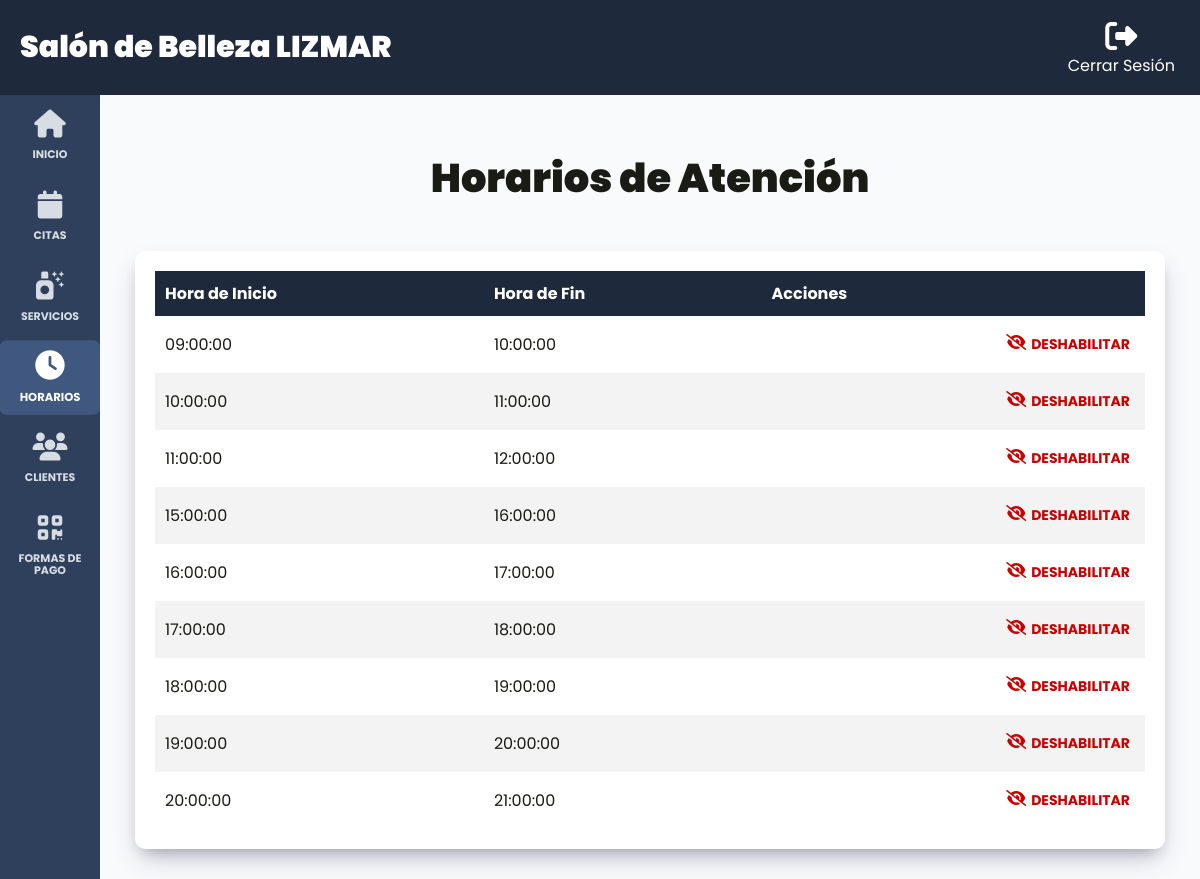
The app's page /admin/horarios (signed in) with its own data.
### tables this page shows
CREATE TABLE `horarios` (
  `id` int NOT NULL AUTO_INCREMENT,
  `horaInicio` time DEFAULT NULL,
  `horaFin` time DEFAULT NULL,
  `estado` tinyint DEFAULT NULL,
  PRIMARY KEY (`id`)
);

### controllers/HorariosController.php (called while the page is built, shortened)
<?php
class HorariosController {
    public static function index(Router $router) {
        $horarios = Horario::all();
        $router->render('admin/horarios/index', [
            'horarios' => $horarios
        ]);
    }
}

### public/index.php (called while the page is built, shortened)
<?php
$router = new Router();
$router->get('/', [LoginController::class, 'login']);
$router->post('/', [LoginController::class, 'login']);
$router->get('/logout', [LoginController::class, 'logout']);
$router->get('/forgot-password', [LoginController::class, 'forgotPassword']);
$router->post('/forgot-password', [LoginController::class, 'forgotPassword']);
$router->get('/reset-password', [LoginController::class, 'resetPassword']);
$router->post('/reset-password', [LoginController::class, 'resetPassword']);
$router->get('/create-account', [LoginController::class, 'createAccount']);
$router->post('/create-account', [LoginController::class, 'createAccount']);
$router->get('/confirm-account', [LoginController::class, 'confirmAccount']);
$router->get('/message', [LoginController::class, 'message']);
$router->get('/cita', [CitaController::class, 'index']);
$router->get('/historial', [CitasController::class, 'showHistorial']);
$router->get('/api/servicios', [APIController::class, 'index']);
$router->get('/api/horarios', [APIController::class, 'showHorarios']);
$router->post('/api/horarios/estado', [APIController::class, 'cambiarEstadoHorarios']);
$router->post('/api/citas', [APIController::class, 'create']);
$router->get('/admin/dashboard', [DashboardController::class, 'index']);
$router->get('/admin/citas', [CitasController::class, 'index']);
$router->get('/admin/clientes', [ClientesController::class, 'index']);
$router->get('/admin/horarios', [HorariosController::class, 'index']);
$router->get('/admin/formas_pagos', [FormasPagosController::class, 'index']);
$router->get('/admin/formas_pagos/actualizar_qr', [FormasPagosController::class, 'update']);
$router->post('/admin/formas_pagos/actualizar_qr', [FormasPagosController::class, 'update']);
$router->get('/admin/servicios', [ServiciosController::class, 'index']);
$router->get('/admin/servicios/crear', [ServiciosController::class, 'create']);
$router->post('/admin/servicios/crear', [ServiciosController::class, 'create']);
$router->get('/admin/servicios/editar', [ServiciosController::class, 'update']);
$router->post('/admin/servicios/editar', [ServiciosController::class, 'update']);
$router->post('/admin/servicios/eliminar', [ServiciosController::class, 'delete']);
$router->comprobarRutas();

### models/ActiveRecord.php (called while the page is built, shortened)
<?php
class ActiveRecord {
    protected static $db;
    protected static $tabla = '';
    public static function setDB($database) {
        self::$db = $database;
    }
    public static function consultarSQL($query) {
        $resultado = self::$db->query($query);
        $array = [];
        while ($registro = $resultado->fetch_assoc()) {
            $array[] = static::crearObjeto($registro);
        }
        return $array;
    }
    protected static function crearObjeto($registro) {
        $objeto = new static;
        foreach ($registro as $key => $value) {
            if (property_exists($objeto, $key)) {
                $objeto->$key = $value;
            }
        }
        return $objeto;
    }
    public static function all() {
        $query = "SELECT * FROM " . static::$tabla;
        $resultado = self::consultarSQL($query);
        return $resultado;
    }
}

### views/admin/horarios/index.php (the view)
<h1 class="nombre-pagina">Horarios de Atención</h1>
<div class="dashboard__contenedor">
    <?php if (!empty($horarios)): ?>
        <table class="table" id="myTable">
            <thead class="table__thead">
                <tr>
                    <th scope="col" class="table__th">Hora de Inicio</th>
                    <th scope="col" class="table__th">Hora de Fin</th>
                    <th scope="col" class="table__th">Acciones</th>
                </tr>
            </thead>
            <tbody class="table__tbody">
                <?php foreach ($horarios as $horario): ?>
                    <tr class="table__tr">
                        <td class="table__td">
                            <?php echo $horario->horaInicio; ?>
                        </td>
                        <td class="table__td">
                            <?php echo $horario->horaFin; ?>
                        </td>
                        <td class="table__td--acciones">
                            <button type="button" class="table__accion btn-toggle-estado <?php echo $horario->estado ? 'table__accion--deshabilitar' : 'table__accion--habilitar'; ?>" data-id="<?php echo $horario->id; ?>" data-estado="<?php echo $horario->estado; ?>">
                                <i class="fa-solid <?php echo $horario->estado ? 'fa-eye-slash' : 'fa-eye' ?>"></i>
                                <?php echo $horario->estado ? 'Deshabilitar' : 'Habilitar'; ?>
                            </button>
                        </td>
                    </tr>
                <?php endforeach; ?>
            </tbody>
        </table>
    <?php else: ?>
        <p class="text-center">No hay servicios registrados</p>
    <?php endif; ?>
</div>

### public/build/css/app.css (style rules this page uses)
html { line-height:1.15;-webkit-text-size-adjust:100% }
body { margin:0 }
h1 { font-size:2em;margin:.67em 0 }
button,input,optgroup,select,textarea { font-family:inherit;font-size:100%;line-height:1.15;margin:0 }
button,input { overflow:visible }
button,select { text-transform:none }
button,[type=button],[type=reset],[type=submit] { appearance:button }
html { font-size:62.5%;box-sizing:border-box;height:100% }
body { min-height:100%;display:flex;flex-direction:column;background-color:rgb(38.595505618,52.7471910112,75.904494382);font-family:"Poppins",sans-serif;font-size:1.6rem }
@media (min-width: 768px) { body { height:100% } }
.body-admin { color:#1a1b15 }
*,*:before,*:after { box-sizing:inherit }
h1,h2,h3 { font-family:"Poppins",sans-serif;margin:0 0 2.5rem 0;font-weight:900;color:#fff;text-align:center }
h1 { font-size:4rem }
.nombre-pagina { text-align:center;margin:5rem 0;font-weight:700 }
.body-admin h1,.body-admin h2,.body-admin h3 { color:#1a1b15;font-weight:900 }
.fa,.fa-solid,.fa-regular,.fa-light,.fa-thin,.fa-duotone,.fa-brands,.fas,.far,.fal,.fat,.fad,.fab { font-size:1.6rem !important }
.dashboard { height:100vh;display:flex;flex-direction:column;background-color:#f8fafc }
.dashboard__contenedor,.dashboard__formulario { box-shadow:rgba(50,50,93,.25) 0px 13px 27px -5px,rgba(0,0,0,.3) 0px 8px 16px -8px;background-color:#fff;padding:2rem;border-radius:1rem }
.table { width:100%;border-collapse:collapse }
.table__thead { background-color:#1e293b;color:#fff }
.table__th { padding:1rem;text-align:left }
.table__tr:nth-of-type(even) { background-color:hsl(0,0%,95.4121381168%) }
.table__td,.table__td--acciones { padding:1.5rem 1rem }
.table__td--acciones { display:flex;flex-direction:column;justify-content:center;gap:1rem;align-items:center }
@media (min-width: 768px) { .table__td--acciones { flex-direction:row;justify-content:flex-end;gap:2.5rem } }
.table__accion { all:unset;text-transform:uppercase;font-size:1.4rem;font-weight:700;padding:.3rem .5rem;display:flex;gap:.5rem }
.table__accion--deshabilitar { color:#cb0000 }

### records on screen
horarios: horaInicio "09:00:00", horaFin "10:00:00", estado 1 (drawn)
horarios: horaInicio "10:00:00", horaFin "11:00:00", estado 1 (drawn)
horarios: horaInicio "11:00:00", horaFin "12:00:00", estado 1 (drawn)
horarios: horaInicio "15:00:00", horaFin "16:00:00", estado 1 (drawn)
horarios: horaInicio "16:00:00", horaFin "17:00:00", estado 1 (drawn)
horarios: horaInicio "17:00:00", horaFin "18:00:00", estado 1 (drawn)
horarios: horaInicio "18:00:00", horaFin "19:00:00", estado 1 (drawn)
horarios: horaInicio "19:00:00", horaFin "20:00:00", estado 1 (drawn)
horarios: horaInicio "20:00:00", horaFin "21:00:00", estado 1 (drawn)
